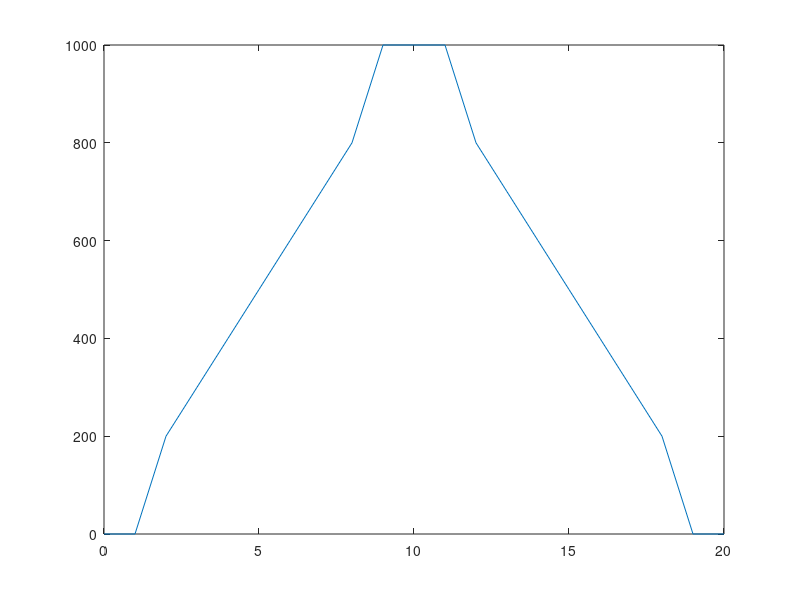

Write MATLAB code to recreate this figure.
clc
clear all
close all
y= [0,0,200,300,400,500,600,700,800,1000,1000,1000,800,700,600,500,400,300,200,0,0];
t=[0,1,2,3,4,5,6,7,8,9,10,11,12,13,14,15,16,17,18,19,20];
length(y)
length(t)
plot(t,y)